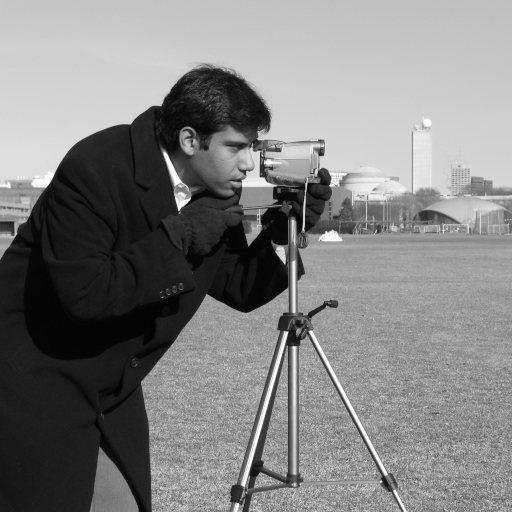
#> input picture skimage.data.camera(), 512 x 512 px
$ python threshold_focused.py
#> lines starting #> are read from the running program, lines starting #| are printed output that depends on the picture; after the words box and inside, x2 and y2 are one past the last pixel; in counts of white or black regions, pixels touching at a corner belong together
# Import Libraries
from skimage import data, filters, feature, io, color
import matplotlib.pyplot as plt
import numpy as np

# Define Pictures
img_1 = data.camera()
#> img_1 is the input picture: shape (512, 512); min 0, max 255, mean 129.1
img_2 = color.rgb2gray(io.imread('Scifo.jpg'))
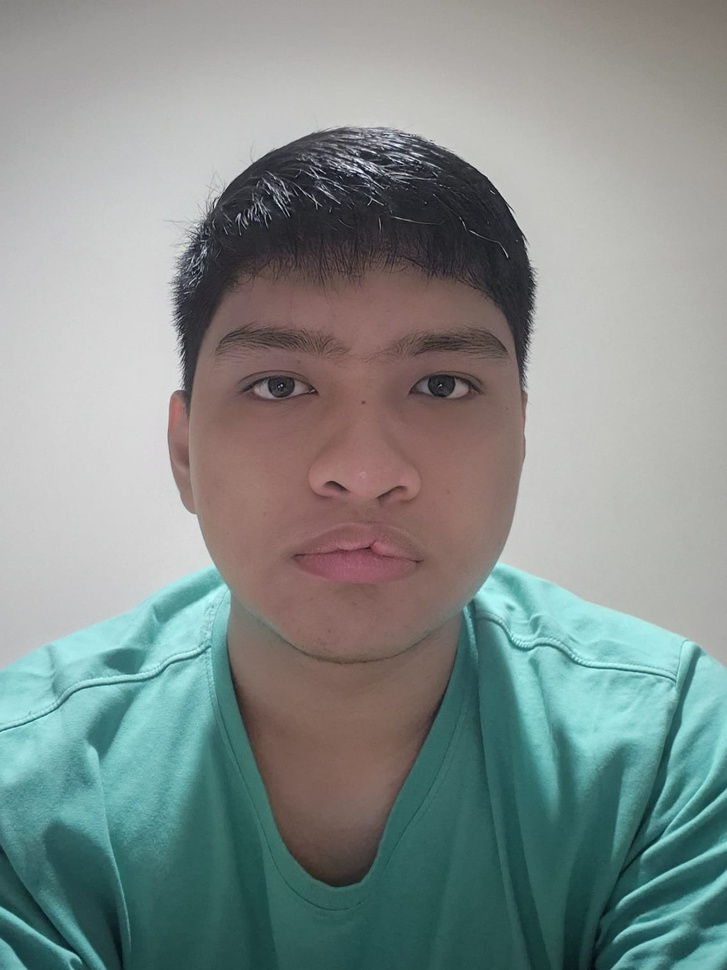
#> input picture Scifo.jpg, 727 x 970 px, shrunk from 1134 x 1512 before the run, found by its file name
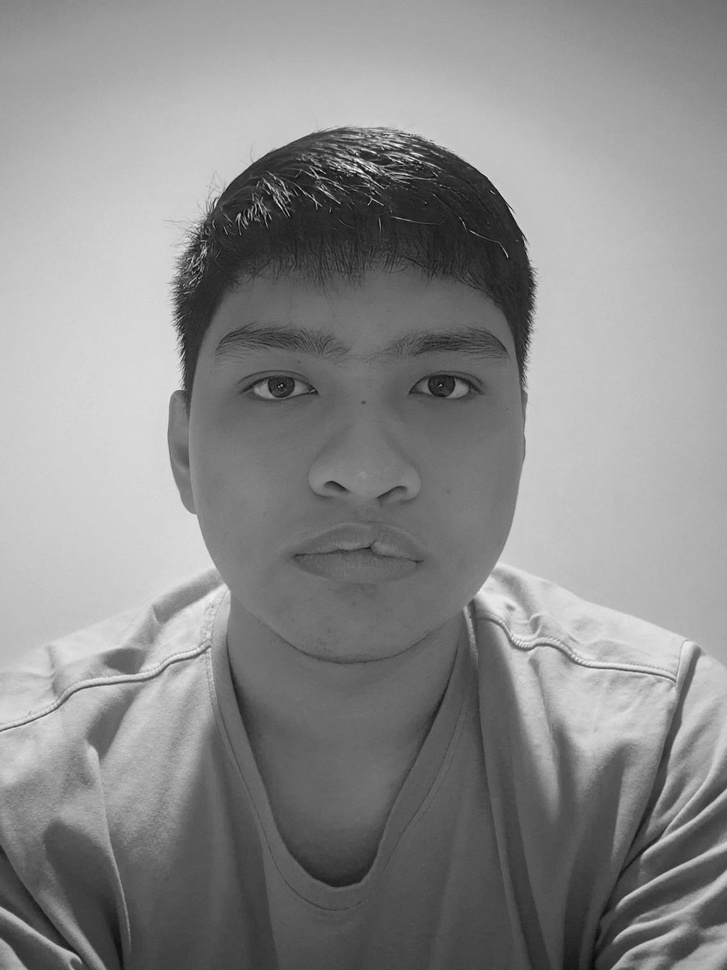
#> img_2: shape (970, 727) float64; min 0.00198, max 0.983, mean 0.547

# Sobel Edge Detection
img_1_sobel = filters.sobel(img_1)
img_2_sobel = filters.sobel(img_2)

# Sobel Edge Detection with Custom Threshold 0.05
img_1_sobel_threshed005 = filters.sobel(img_1) > 0.05
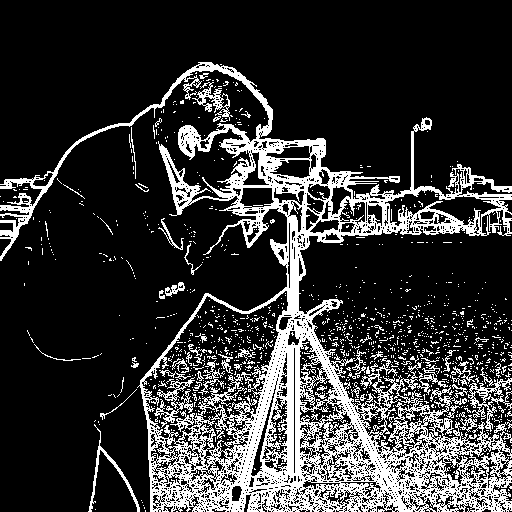
#> img_1_sobel_threshed005: shape (512, 512) bool; 20.4% white; 1185 white regions (1127 under 20 px), largest, box (x1, y1, x2, y2) and area: (0, 62, 512, 512) 45102, (468, 367, 512, 432) 725, (154, 377, 195, 428) 585
img_2_sobel_threshed005 = filters.sobel(img_2) > 0.05
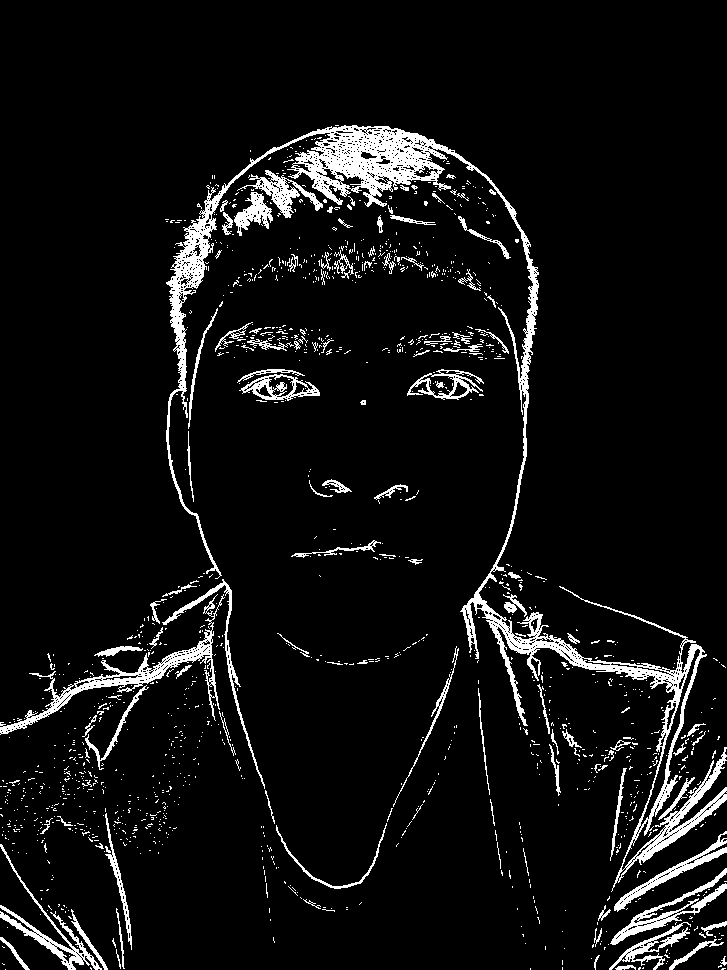
#> img_2_sobel_threshed005: shape (970, 727) bool; 6.7% white; 1372 white regions (1256 under 20 px), largest, box (x1, y1, x2, y2) and area: (166, 125, 727, 892) 21018, (0, 594, 225, 735) 3042, (0, 844, 102, 970) 1543

# Sobel Edge Detection with Custom Threshold 0.1
img_1_sobel_threshed010 = filters.sobel(img_1) > 0.1
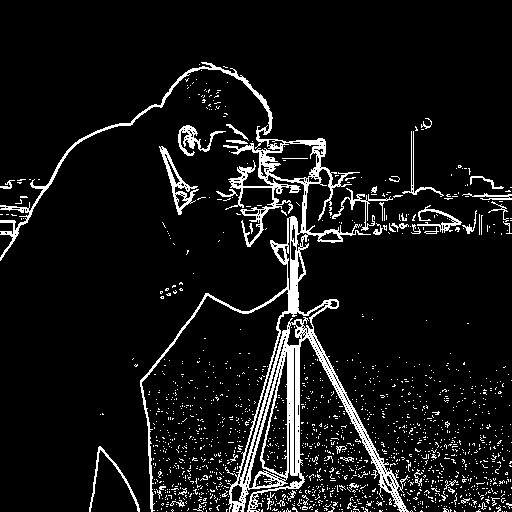
#> img_1_sobel_threshed010: shape (512, 512) bool; 8% white in thin lines or dots, all inside (x1, y1, x2, y2) = (0, 62, 512, 512)
img_2_sobel_threshed010 = filters.sobel(img_2) > 0.1
#> img_2_sobel_threshed010: shape (970, 727) bool; 2.8% white in thin lines or dots, all inside (x1, y1, x2, y2) = (0, 126, 727, 970)

# Sobel Edge Detection with Custom Threshold 0.2
img_1_sobel_threshed020 = filters.sobel(img_1) > 0.2
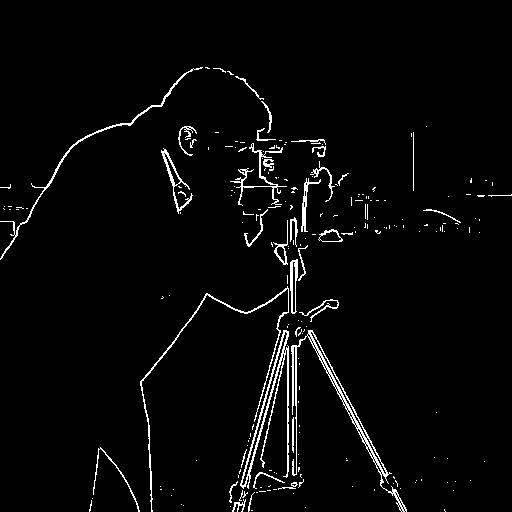
#> img_1_sobel_threshed020: shape (512, 512) bool; 3.1% white in thin lines or dots, all inside (x1, y1, x2, y2) = (0, 67, 512, 512)
img_2_sobel_threshed020 = filters.sobel(img_2) > 0.2
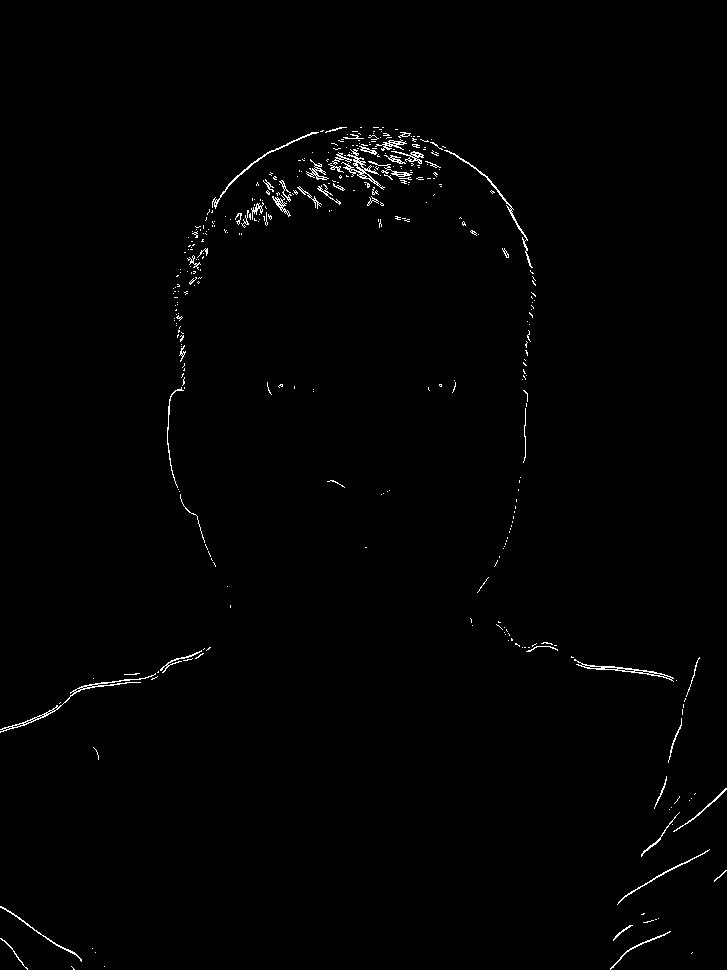
#> img_2_sobel_threshed020: shape (970, 727) bool; 0.85% white in thin lines or dots, all inside (x1, y1, x2, y2) = (0, 127, 727, 970)

# Define Picture Grid
fig, axes = plt.subplots(2, 5, figsize=(15, 9))

# Plotting Pictures to the Grid
axes[0,0].imshow(img_1, cmap='gray')
axes[0,0].set_title('Camera - Normal')
axes[0,0].axis('off')

axes[1,0].imshow(img_2, cmap='gray')
axes[1,0].set_title('Scifo - Normal')
axes[1,0].axis('off')

axes[0,1].imshow(img_1_sobel, cmap='gray')
axes[0,1].set_title('Camera - Sobel Edge Detection')
axes[0,1].axis('off')

axes[1,1].imshow(img_2_sobel, cmap='gray')
axes[1,1].set_title('Scifo - Sobel Edge Detection')
axes[1,1].axis('off')

axes[0,2].imshow(img_1_sobel_threshed005, cmap='gray')
axes[0,2].set_title('Camera - Sobel 0.05')
axes[0,2].axis('off')

axes[1,2].imshow(img_2_sobel_threshed005, cmap='gray')
axes[1,2].set_title('Scifo - Sobel 0.05')
axes[1,2].axis('off')

axes[0,3].imshow(img_1_sobel_threshed010, cmap='gray')
axes[0,3].set_title('Camera - Sobel 0.1')
axes[0,3].axis('off')

axes[1,3].imshow(img_2_sobel_threshed010, cmap='gray')
axes[1,3].set_title('Scifo - Sobel 0.1')
axes[1,3].axis('off')

axes[0,4].imshow(img_1_sobel_threshed020, cmap='gray')
axes[0,4].set_title('Camera - Sobel 0.2')
axes[0,4].axis('off')

axes[1,4].imshow(img_2_sobel_threshed020, cmap='gray')
axes[1,4].set_title('Scifo - Sobel 0.2')
axes[1,4].axis('off')

# Show the Pyplot
plt.tight_layout()
plt.show()
